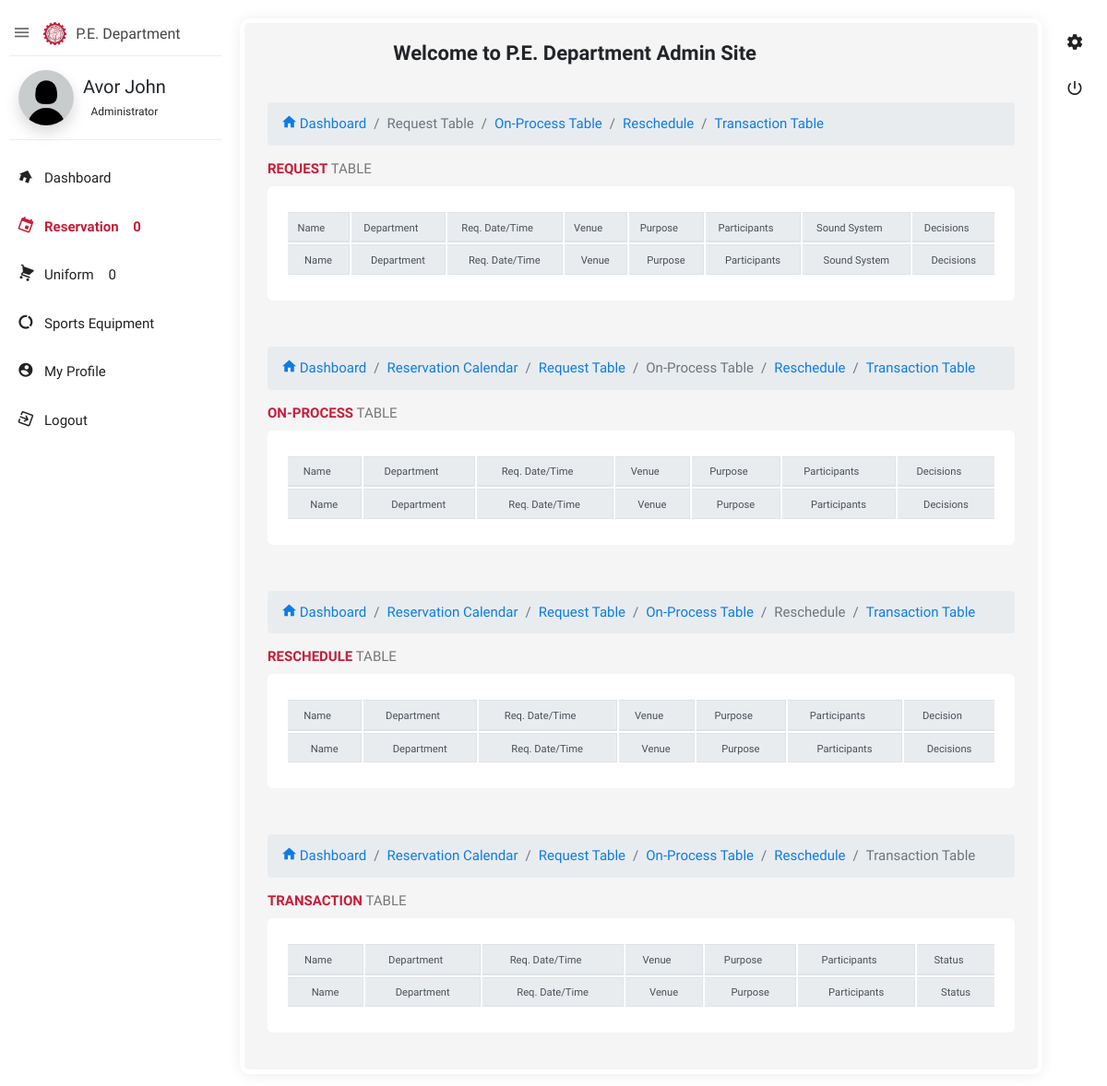
Before: /admin/_reservation.php (signed in) with the older database file.
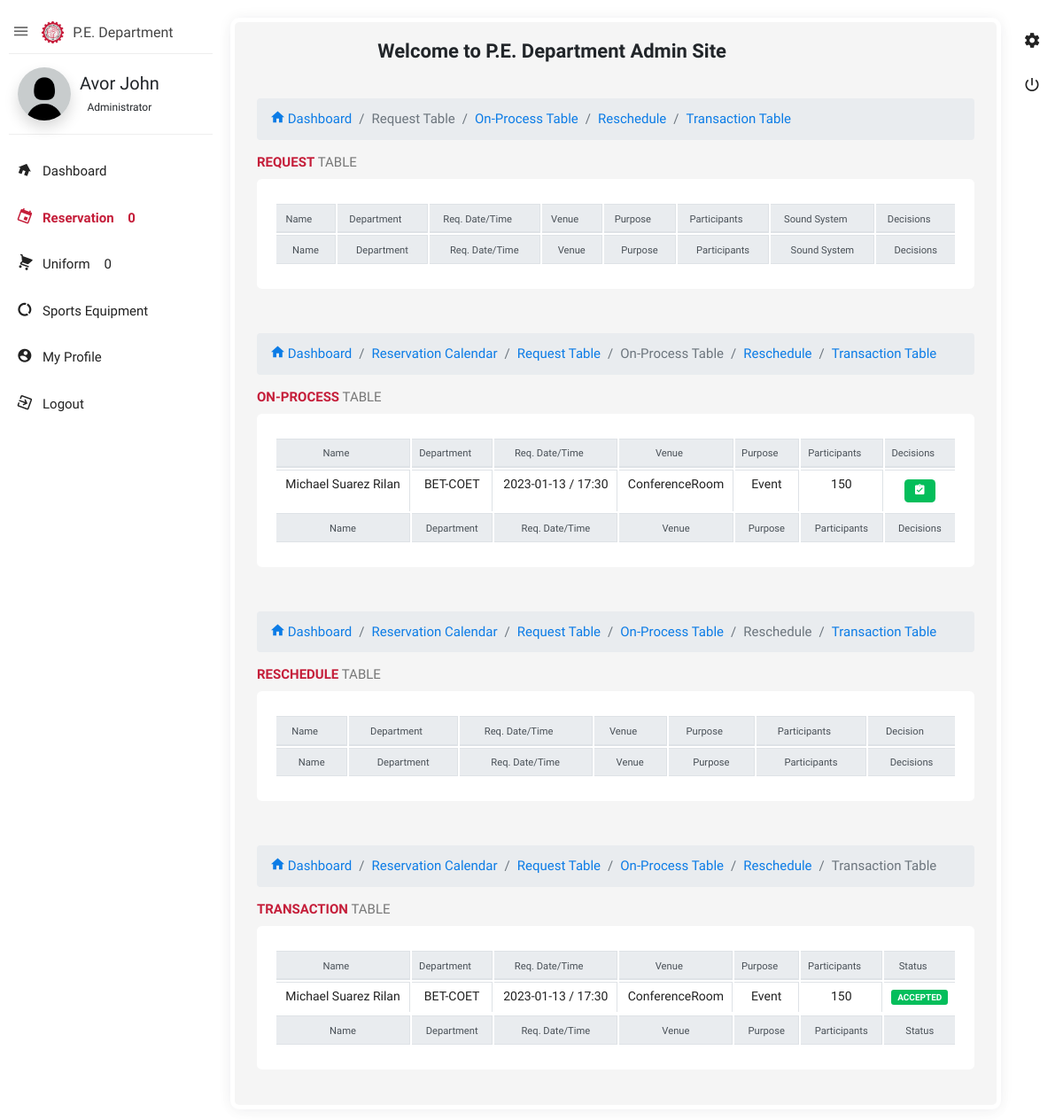
After: the same page with the newer database file.
### tables this page shows
CREATE TABLE `reserve` (
  `id` int(11) NOT NULL,
  `id_no` varchar(100) NOT NULL,
  `email` varchar(100) NOT NULL,
  `name` varchar(100) NOT NULL,
  `dept_course` varchar(100) NOT NULL,
  `date` text NOT NULL,
  `time` text NOT NULL,
  `booking` varchar(100) NOT NULL,
  `purpose` varchar(100) NOT NULL,
  `participants` int(11) NOT NULL,
  `reason` text NOT NULL,
  `status` varchar(100) NOT NULL,
  `resched` text NOT NULL,
  `stat_sound` varchar(100) NOT NULL
);

### admin/_reservation.php (the view, shortened to what the changed rows need)
<?php
    include('connection.php');
?>
<!doctype html>
<html class="no-js " lang="en">
<head>
<link rel="stylesheet" href="assets/plugins/bootstrap/css/bootstrap.min.css">
<link rel="stylesheet" href="assets/plugins/fullcalendar/fullcalendar.min.css">
<link rel="stylesheet" href="assets/plugins/bootstrap-select/css/bootstrap-select.css" />
<link href="assets/plugins/bootstrap-material-datetimepicker/css/bootstrap-material-datetimepicker.css" rel="stylesheet" />
<link href="assets/plugins/bootstrap-select/css/bootstrap-select.css" rel="stylesheet" />
<link rel="stylesheet" href="assets/plugins/jquery-datatable/dataTables.bootstrap4.min.css">
<link rel="stylesheet" href="assets/css/style.min.css">
<link rel="stylesheet" href="assets/plugins/sweetalert/sweetalert.css"/>
</head>
<body class="theme-blush">
<aside id="leftsidebar" class="sidebar">
    <div class="menu">
        <ul class="list">
            <li>
                <div class="user-info">
                    <?php
                        $check_name =  $_SESSION['get_data']['firstname'];
                        $query = "SELECT * FROM admin WHERE firstname='$check_name'";
                        $result = mysqli_query($conn, $query);
                        while ($row = mysqli_fetch_array($result)) {
                    ?>
                    <a href="_profile.php"><img src="<?php echo $row['image'] ?>" class="rounded-circle shadow" width="60" alt="profile-image"></a>
                    <?php }; ?>
                </div>
            </li>
        </ul>
    </div>
</aside>
<section class="content">
    <div class="body_scroll" id="calendarr">
        <div class="block-header">
            <div class="row">
                <div class="col-lg-8 col-md-4 col-sm-11">
                    <h2 style="text-align: right;">Welcome to P.E. Department Admin Site</h2>
                </div>
            </div>
        </div>
        <div class="container-fluid">
            <div class="row clearfix" id="request">
                <div class="col-lg-12">
                    <div class="card">
                        <div class="header">
                            <h2><strong>Request</strong> Table </h2>
                        </div>
                        <div class="body">
                            <div class="table-responsive" style="text-align: center;">
                                <table class="table table-bordered table-hover js-basic-example dataTable table-sm">
                                    <thead class="thead-light">
                                        <tr>
                                            <th><small>Name</small></th>
                                            <th><small>Department</small></th>
                                            <th><small>Req. Date/Time</small></th>
                                            <th><small>Venue</small></th>
                                            <th><small>Purpose</small></th>
                                            <th><small>Participants</small></th>
                                            <th><small>Sound System</small></th>
                                            <th><small>Decisions</small></th>
                                        </tr>
                                    </thead>
                                    <tfoot class="thead-light">
                                        <tr>
                                            <th><small>Name</small></th>
                                            <th><small>Department</small></th>
                                            <th><small>Req. Date/Time</small></th>
                                            <th><small>Venue</small></th>
                                            <th><small>Purpose</small></th>
                                            <th><small>Participants</small></th>
                                            <th><small>Sound System</small></th>
                                            <th><small>Decisions</small></th>
                                        </tr>
                                    </tfoot>
                                </table>
                            </div>
                        </div>
                    </div>
                </div>
            </div>
            <div class="row clearfix" id="onprocess">
                <div class="col-lg-12">
                    <div class="card">
                        <div class="header">
                            <h2><strong>On-Process</strong> Table </h2>
                        </div>
                        <div class="body">
                            <div class="table-responsive" style="text-align: center;">
                                <table class="table table-bordered table-hover dataTable js-exportable table-sm">
                                    <thead class="thead-light">
                                        <tr>
                                            <th><small>Name</small></th>
                                            <th><small>Department</small></th>
                                            <th><small>Req. Date/Time</small></th>
                                            <th><small>Venue</small></th>
                                            <th><small>Purpose</small></th>
                                            <th><small>Participants</small></th>
                                            <th><small>Decisions</small></th>
                                        </tr>
                                    </thead>
                                    <tfoot class="thead-light">
                                        <tr>
                                            <th><small>Name</small></th>
                                            <th><small>Department</small></th>
                                            <th><small>Req. Date/Time</small></th>
                                            <th><small>Venue</small></th>
                                            <th><small>Purpose</small></th>
                                            <th><small>Participants</small></th>
                                            <th><small>Decisions</small></th>
                                        </tr>
                                    </tfoot>
                                    <tbody>
                                        <?php
                                            $query = "SELECT * FROM reserve WHERE status='ACCEPTED'";
                                            $result = mysqli_query($conn, $query);
                                            while ($row = mysqli_fetch_array($result)) {
                                        ?>
                                        <tr>
                                            <td><?php echo $row['name'] ?></td>
                                            <td><?php echo $row['dept_course'] ?></td>
                                            <td><?php echo $row['date'] ?> / <?php echo $row['time'] ?></td>
                                            <td><?php echo $row['booking'] ?></td>
                                            <td><?php echo $row['purpose'] ?></td>
                                            <td><?php echo $row['participants'] ?></td>
                                            <td>
                                                <button class="btn btn-success btn-sm" data-toggle="modal" data-bs-toggle="tooltip" data-bs-placement="top" title="Approve Request" data-target="#approve<?php echo $row['id'] ?>"><i class="zmdi zmdi-assignment-check"></i></button>
                                            </td>
                                        </tr>
                                    <?php } ?>
                                    </tbody>
                                </table>
                            </div>
                        </div>
                    </div>
                </div>
            </div>
            <div class="row clearfix" id="reschedule">
                <div class="col-lg-12">
                    <div class="card">
                        <div class="header">
                            <h2><strong>Reschedule</strong> Table </h2>
                        </div>
                        <div class="body">
                            <div class="table-responsive" style="text-align: center;">
                                <table class="table table-bordered table-hover dataTable js-exportable table-sm">
                                    <thead class="thead-light">
                                        <tr>
                                            <th><small>Name</small></th>
                                            <th><small>Department</small></th>
                                            <th><small>Req. Date/Time</small></th>
                                            <th><small>Venue</small></th>
                                            <th><small>Purpose</small></th>
                                            <th><small>Participants</small></th>
                                            <th><small>Decision</small></th>
                                        </tr>
                                    </thead>
                                    <tfoot class="thead-light">
                                        <tr>
                                            <th><small>Name</small></th>
                                            <th><small>Department</small></th>
                                            <th><small>Req. Date/Time</small></th>
                                            <th><small>Venue</small></th>
                                            <th><small>Purpose</small></th>
                                            <th><small>Participants</small></th>
                                            <th><small>Decisions</small></th>
                                        </tr>
                                    </tfoot>
                                </table>
                            </div>
                        </div>
                    </div>
                </div>
            </div>
            <div class="row clearfix" id="history">
                <div class="col-lg-12">
                    <div class="card">
                        <div class="header">
                            <h2><strong>Transaction</strong> Table </h2>
                        </div>
                        <div class="body">
                            <div class="table-responsive" style="text-align: center;">
                                <table class="table table-bordered table-hover dataTable js-exportable table-sm">
                                    <thead class="thead-light">
                                        <tr>
                                            <th><small>Name</small></th>
                                            <th><small>Department</small></th>
                                            <th><small>Req. Date/Time</small></th>
                                            <th><small>Venue</small></th>
                                            <th><small>Purpose</small></th>
                                            <th><small>Participants</small></th>
                                            <th><small>Status</small></th>
                                        </tr>
                                    </thead>
                                    <tfoot class="thead-light">
                                        <tr>
                                            <th><small>Name</small></th>
                                            <th><small>Department</small></th>
                                            <th><small>Req. Date/Time</small></th>
                                            <th><small>Venue</small></th>
                                            <th><small>Purpose</small></th>
                                            <th><small>Participants</small></th>
                                            <th><small>Status</small></th>
                                        </tr>
                                    </tfoot>
                                    <tbody>
                                        <?php
                                            $query = "SELECT * FROM reserve ";
                                            $result = mysqli_query($conn, $query);
                                            while ($row = mysqli_fetch_array($result)) {
                                        ?>
                                        <tr>
                                            <td><?php echo $row['name'] ?></td>
                                            <td><?php echo $row['dept_course'] ?></td>
                                            <td><?php echo $row['date'] ?> / <?php echo $row['time'] ?></td>
                                            <td><?php echo $row['booking'] ?></td>
                                            <td><?php echo $row['purpose'] ?></td>
                                            <td><?php echo $row['participants'] ?></td>
                                            <td>
                                            <?php
                                                if ($row['status'] == 'PENDING'){
                                                    echo'
                                                    <p class="badge badge-warning">PENDING</p>
                                                    ';
                                                }elseif ($row['status'] == 'ACCEPTED'){
                                                    echo'
                                                    <p class="badge badge-success">ACCEPTED</p>
                                                    ';
                                                }elseif ($row['status'] == 'APPROVED'){
                                                    echo'
                                                    <p class="badge badge-success">APPROVED</p>
                                                    ';
                                                }elseif ($row['status'] == 'DECLINED'){
                                                    echo'
                                                    <p class="badge badge-danger">DECLINED</p>
                                                    ';
                                                }elseif ($row['status'] == 'CANCELED'){
                                                    echo'
                                                    <p class="badge badge-danger">CANCELED</p>
                                                    ';
                                                }elseif ($row['status'] == 'RESCHEDULE'){
                                                    echo'
                                                    <p class="badge badge-warning">RESCHEDULE</p>
                                                    ';
                                                }
                                                elseif ($row['status'] == 'RECEIVED'){
                                                    echo'
                                                    <p class="badge badge-primary">RECEIVED</p>
                                                    ';
                                                }
                                                ?>
                                            </td>
                                        </tr>
                                        <?php } ?>
                                    </tbody>
                                </table>
                            </div>
                        </div>
                    </div>
                </div>
            </div>
        </div>
    </div>
</section>
</body>
</html>

Changed rows visible on the page:
added reserve: name "Michael Suarez Rilan", dept_course "BET-COET", date "2023-01-13", time "17:30", booking "ConferenceRoom", purpose "Event", participants "150", status "ACCEPTED"
